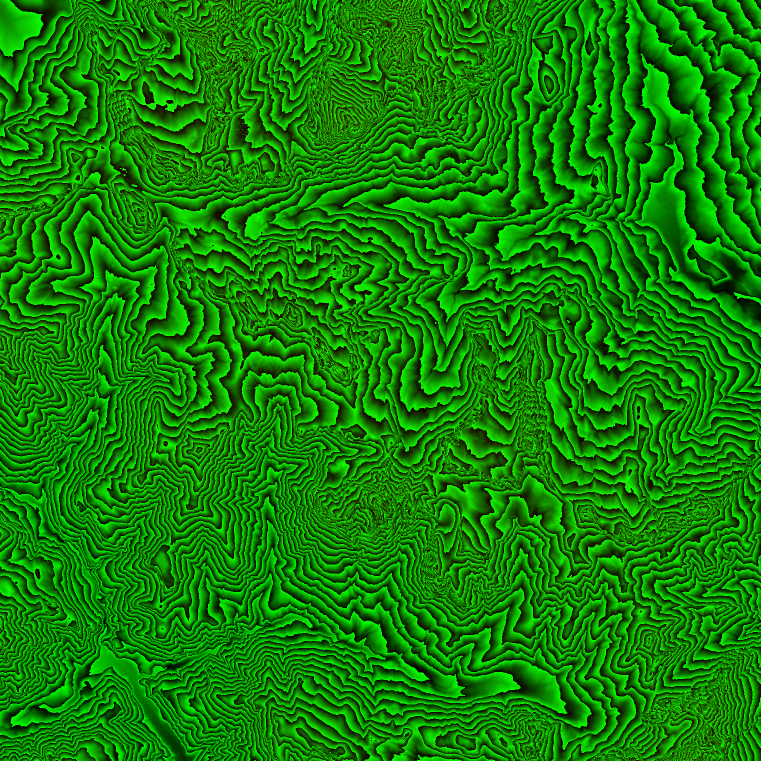
#> input picture quelle/dolo/dem10.png, 1521 x 1521 px (shown at 1/2 size)
$ python dolo_detail.py
#> lines starting #> are read from the running program, lines starting #| are printed output that depends on the picture; long printed decimals are rounded
# 0.25.8 Dolomiten: Detailkarte aus dem 10-m-Höhenmodell (dolo/dem10.png) für den Gelände-Shader.
# Ausgabe dolo/det10.jpg (gleiches Raster wie dem10): Rot/Grün = Geländenormale (x, z), Blau = Himmelssicht (Schatten in Rinnen und unter Wänden) mal Wölbung
# (Grate heller, Rinnen dunkler). Damit bekommt auch das grobe Fernnetz (29 m) Licht und Schatten in 10-m-Auflösung, ohne ein Dreieck mehr.
# Aufruf: python3 werkzeuge/dolo_detail.py   (nach dolo_bau.py, vor build_gpu.py)
import numpy as np, os, sys
from PIL import Image
from scipy.ndimage import gaussian_filter
D=os.path.join(os.path.dirname(os.path.abspath(__file__)),'..','dolo')
a=np.asarray(Image.open(os.path.join(D,'dem10.png')).convert('RGB')).astype(np.int32)
H=((a[...,0]<<8)|a[...,1]).astype(np.float32)/4+900.0; C=10.0; nz,nx=H.shape
#> after `nz, nx = H.shape`: nz = 1521; nx = 1521
gz,gx=np.gradient(H,C); l=np.sqrt(gx*gx+gz*gz+1); NX=-gx/l; NZ=-gz/l
#> after `NX = -gx / l`:
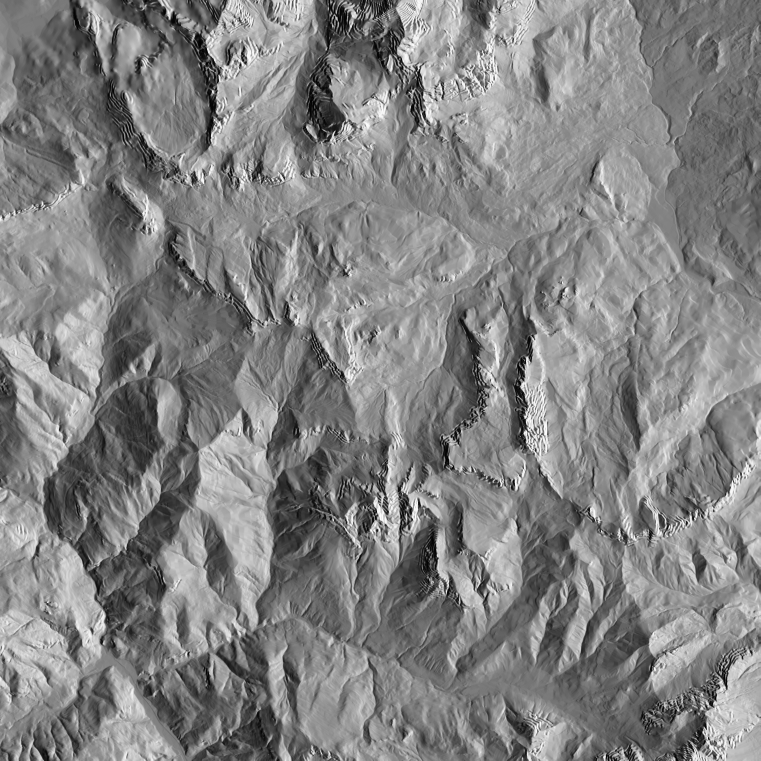
#> NX: shape (1521, 1521) float32 (shown at 1/2 size); min -0.989, max 0.988, mean 0.021; drawn with min black and max white
#> after `NZ = -gz / l`:
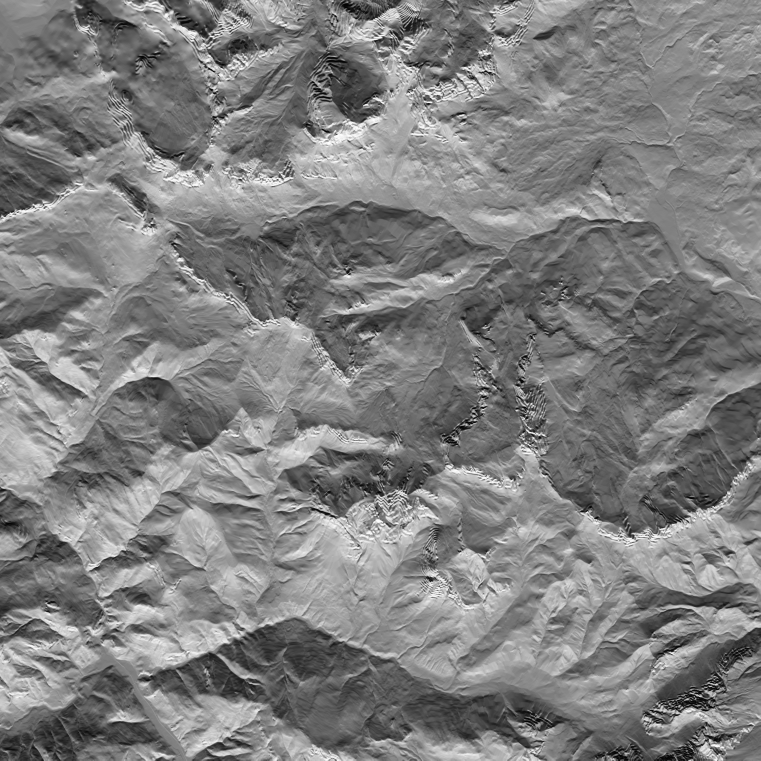
#> NZ: shape (1521, 1521) float32 (shown at 1/2 size); min -0.991, max 0.994, mean 0.00258; drawn with min black and max white
P=np.pad(H,60,mode='edge'); sky=np.zeros_like(H); ND=16
#> after `P = np.pad(H, 60, mode='edge')`:
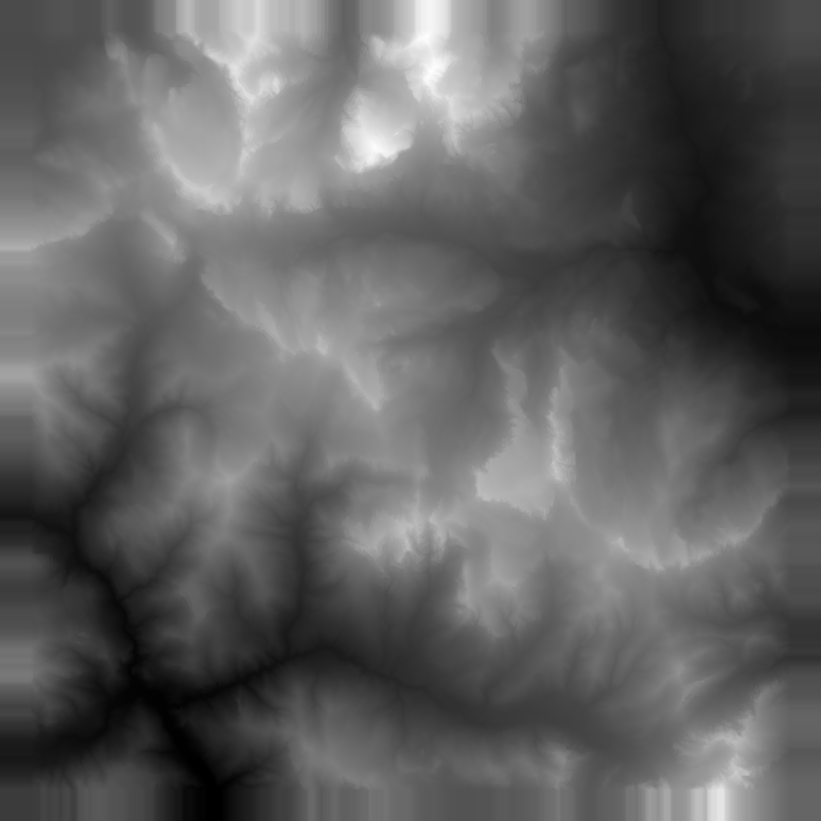
#> P: shape (1641, 1641) float32 (shown at 1/2 size); min 973.8, max 3240.5, mean 1835.5; drawn with min black and max white
for k in range(ND):
    an=k*2*np.pi/ND; tmax=np.zeros_like(H)
    for s in (1,2,3,4,6,8,11,15,20,27,36,48):
        dx=int(round(np.cos(an)*s)); dz=int(round(np.sin(an)*s)); dist=np.hypot(dx,dz)*C
        Hs=P[60+dz:60+dz+nz,60+dx:60+dx+nx]; tmax=np.maximum(tmax,(Hs-H)/dist)
    sky+=1-np.sin(np.arctan(tmax))
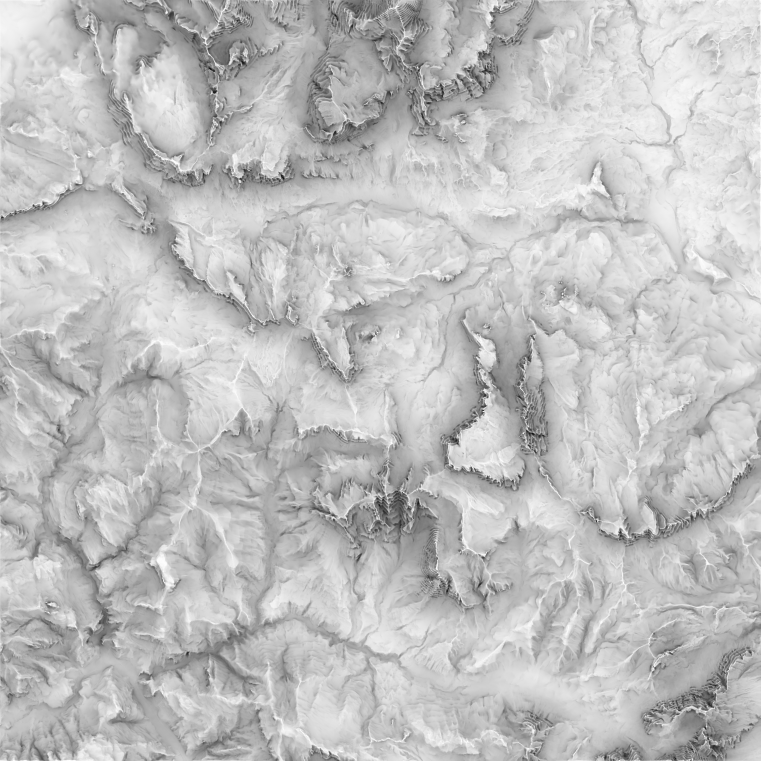
#> sky: shape (1521, 1521) float32 (shown at 1/2 size); min 1.38, max 16, mean 12.39; drawn with min black and max white
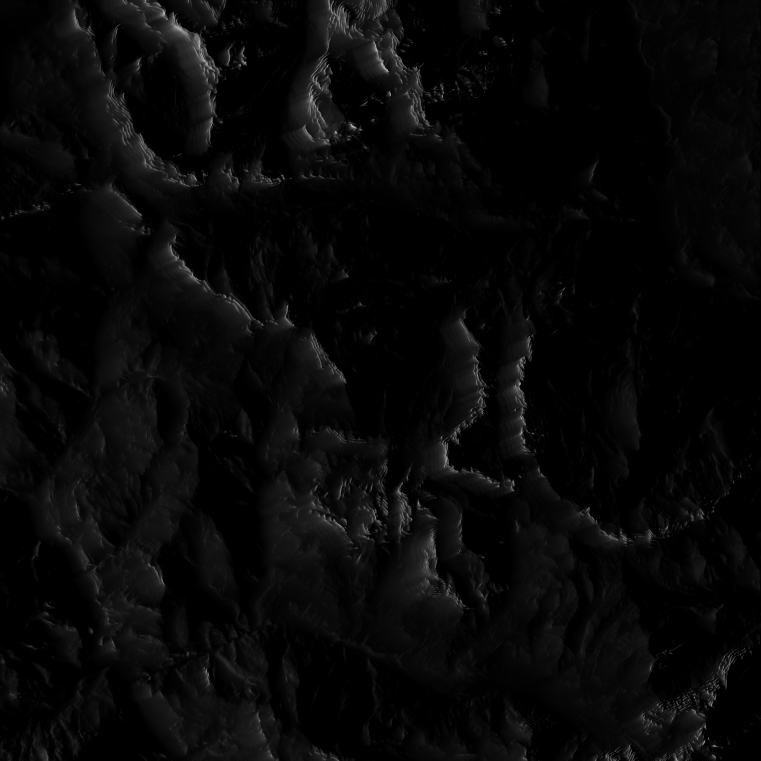
#> tmax: shape (1521, 1521) float32 (shown at 1/2 size); min 0, max 9.73, mean 0.306; drawn with min black and max white
sky/=ND
cav=np.clip((H-gaussian_filter(H,2.2))/9.0,-1,1)+0.5*np.clip((H-gaussian_filter(H,6.0))/30.0,-1,1)
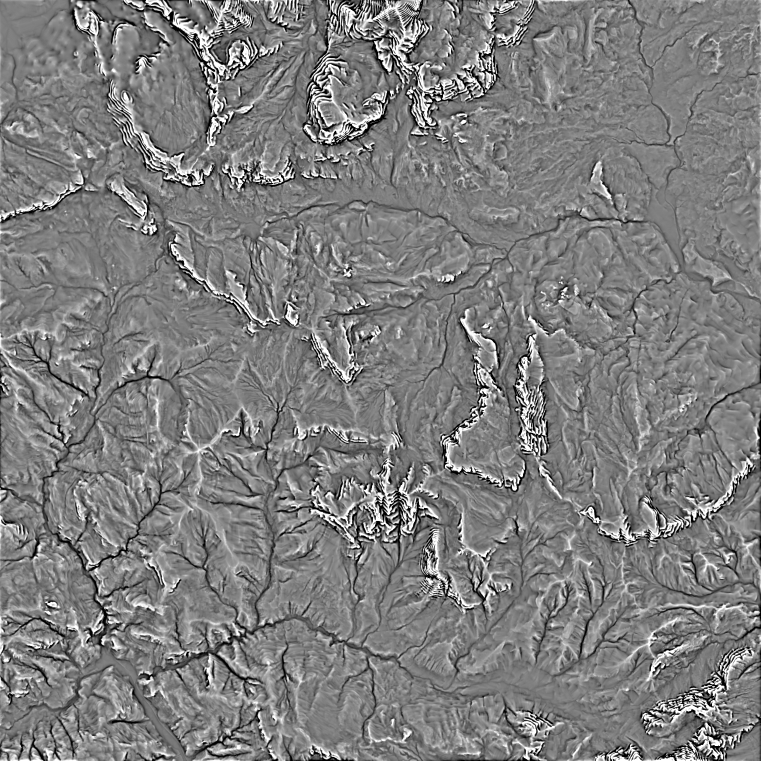
#> cav: shape (1521, 1521) float32 (shown at 1/2 size); min -1.5, max 1.5, mean -0.00857; drawn with min black and max white
B=np.clip(sky*(1+0.42*cav),0,1)
out=np.stack([np.clip(127.5+127.5*NX,0,255),np.clip(127.5+127.5*NZ,0,255),B*255],-1).astype(np.uint8)
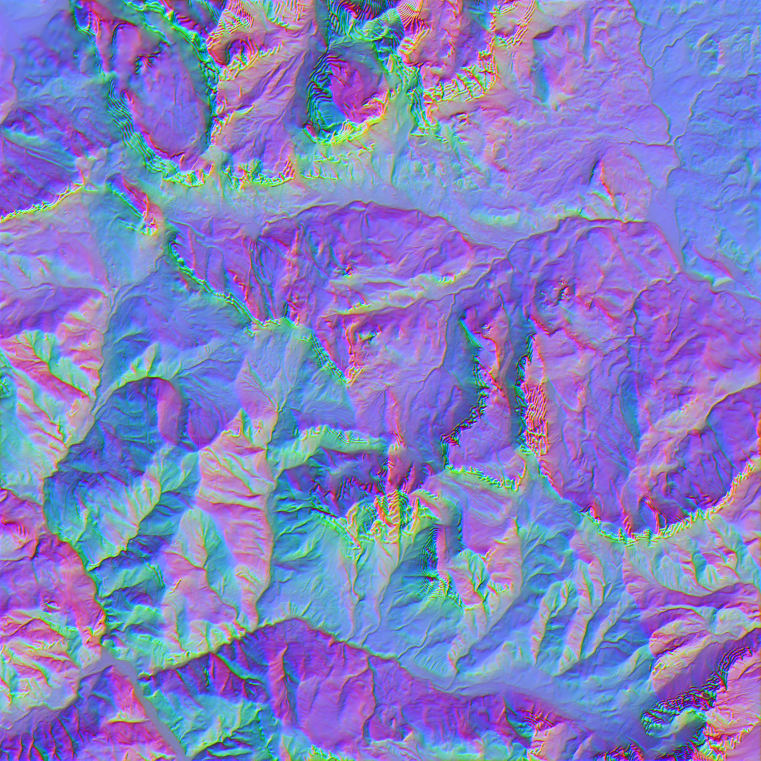
#> out: shape (1521, 1521, 3) (shown at 1/2 size); mean of channels 0, 1, 2 129.7, 127.3, 195.5; drawn as R, G, B
Image.fromarray(out,'RGB').save(os.path.join(D,'det10.jpg'),quality=90,subsampling=0,optimize=True)
print('det10.jpg',os.path.getsize(os.path.join(D,'det10.jpg'))//1024,'KB', 'sky',float(sky.min()),float(sky.mean()),'B',float(B.mean()))
#| det10.jpg 1109 KB sky 0.08597 0.7744 B 0.7684
if len(sys.argv)>1: Image.fromarray(out[...,2]).save(sys.argv[1])
